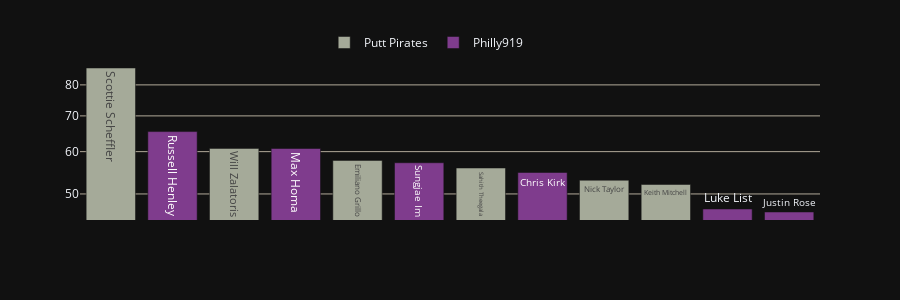

Notebook code for this chart:
### Code cell
fig16 = px.bar(week[(week.active_reserve=='Active') & (week.team.isin(matchup3))].drop(columns='player').sort_values(by = 'proj_pts',ascending=False).reset_index(),
      y = 'proj_pts',
      color = 'team',
      color_discrete_map=team_color,
      labels = {'index':"", 'proj_pts':''},
      text='player',
      template = 'plotly_dark',
      hover_name='proj_pts',
      height=300,
      log_y=True).update_xaxes(showticklabels=False).update_yaxes(tickvals=[50,60,70,80,90,100]).update_yaxes(gridcolor="#B1A999").update_layout(legend=dict(orientation='h',title='',y=1.2,x=.33))
fig16.show()

### Figure 1 — Plotly figure (JSON) as saved in the notebook; plotly's stock layout.template omitted (floating-point values rounded to 4 significant figures)
{"data": [{"alignmentgroup": "True", "hovertemplate": "<b>%{hovertext}</b><br><br>team=Putt Pirates<br>=%{y}<br>player=%{text}<extra></extra>", "hovertext": [86.04, 60.85, 57.78, 55.91, 53.05, 52.09], "legendgroup": "Putt Pirates", "marker": {"color": "rgb(165,170,153)", "pattern": {"shape": ""}}, "name": "Putt Pirates", "offsetgroup": "Putt Pirates", "orientation": "v", "showlegend": true, "text": ["Scottie Scheffler", "Will Zalatoris", "Emiliano Grillo", "Sahith Theegala", "Nick Taylor", "Keith Mitchell"], "textposition": "auto", "type": "bar", "x": [0, 2, 4, 6, 8, 9], "xaxis": "x", "y": [86.04, 60.85, 57.78, 55.91, 53.05, 52.09], "yaxis": "y"}, {"alignmentgroup": "True", "hovertemplate": "<b>%{hovertext}</b><br><br>team=Philly919<br>=%{y}<br>player=%{text}<extra></extra>", "hovertext": [65.42, 60.82, 57.2, 54.85, 46.86, 46.26], "legendgroup": "Philly919", "marker": {"color": "rgb(127,60,141)", "pattern": {"shape": ""}}, "name": "Philly919", "offsetgroup": "Philly919", "orientation": "v", "showlegend": true, "text": ["Russell Henley", "Max Homa", "Sungjae Im", "Chris Kirk", "Luke List", "Justin Rose"], "textposition": "auto", "type": "bar", "x": [1, 3, 5, 7, 10, 11], "xaxis": "x", "y": [65.42, 60.82, 57.2, 54.85, 46.86, 46.26], "yaxis": "y"}], "layout": {"barmode": "relative", "height": 300, "legend": {"orientation": "h", "title": {"text": ""}, "tracegroupgap": 0, "x": 0.33, "y": 1.2}, "margin": {"t": 60}, "xaxis": {"anchor": "y", "domain": [0, 1], "showticklabels": false, "title": {"text": ""}}, "yaxis": {"anchor": "x", "domain": [0, 1], "gridcolor": "#B1A999", "tickvals": [50, 60, 70, 80, 90, 100], "title": {"text": ""}, "type": "log"}}}
